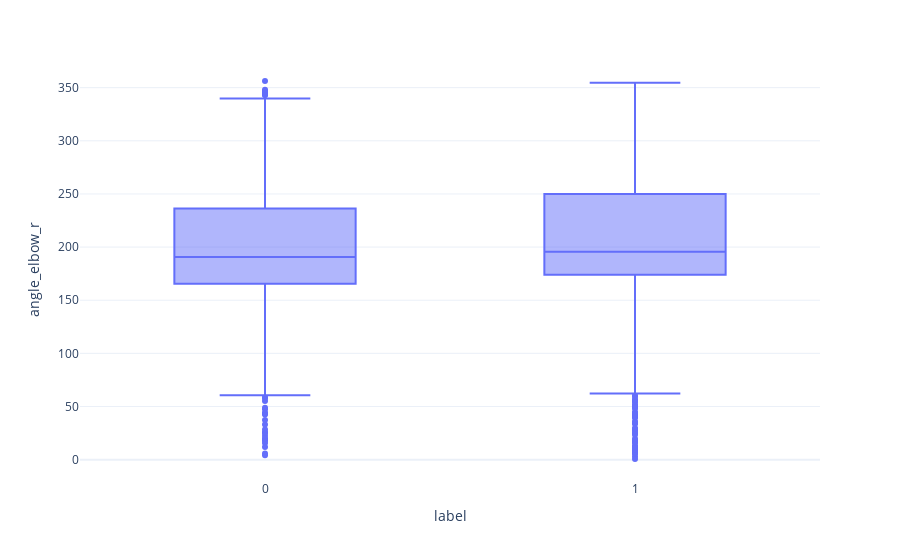

Notebook code cell kept with this figure:
### Code cell
find_relation(df, 'label', 'angle_elbow_r')

### Figure 1 — Plotly figure (JSON) as saved in the notebook; plotly's stock layout.template omitted (floating-point values rounded to 4 significant figures; data arrays with more than 128 entries replaced by an {"elided": "..."} marker saying what was removed)
{"data": [{"alignmentgroup": "True", "hovertemplate": "label=%{x}<br>angle_elbow_r=%{y}<extra></extra>", "legendgroup": "", "marker": {"color": "#636efa"}, "name": "", "notched": false, "offsetgroup": "", "orientation": "v", "quartilemethod": "exclusive", "showlegend": false, "type": "box", "x": {"elided": "1613 int values"}, "x0": " ", "xaxis": "x", "y": {"elided": "1613 float values"}, "y0": " ", "yaxis": "y"}], "layout": {"boxmode": "group", "legend": {"tracegroupgap": 0}, "margin": {"t": 60}, "xaxis": {"anchor": "y", "domain": [0, 1], "title": {"text": "label"}}, "yaxis": {"anchor": "x", "domain": [0, 1], "title": {"text": "angle_elbow_r"}}}}
